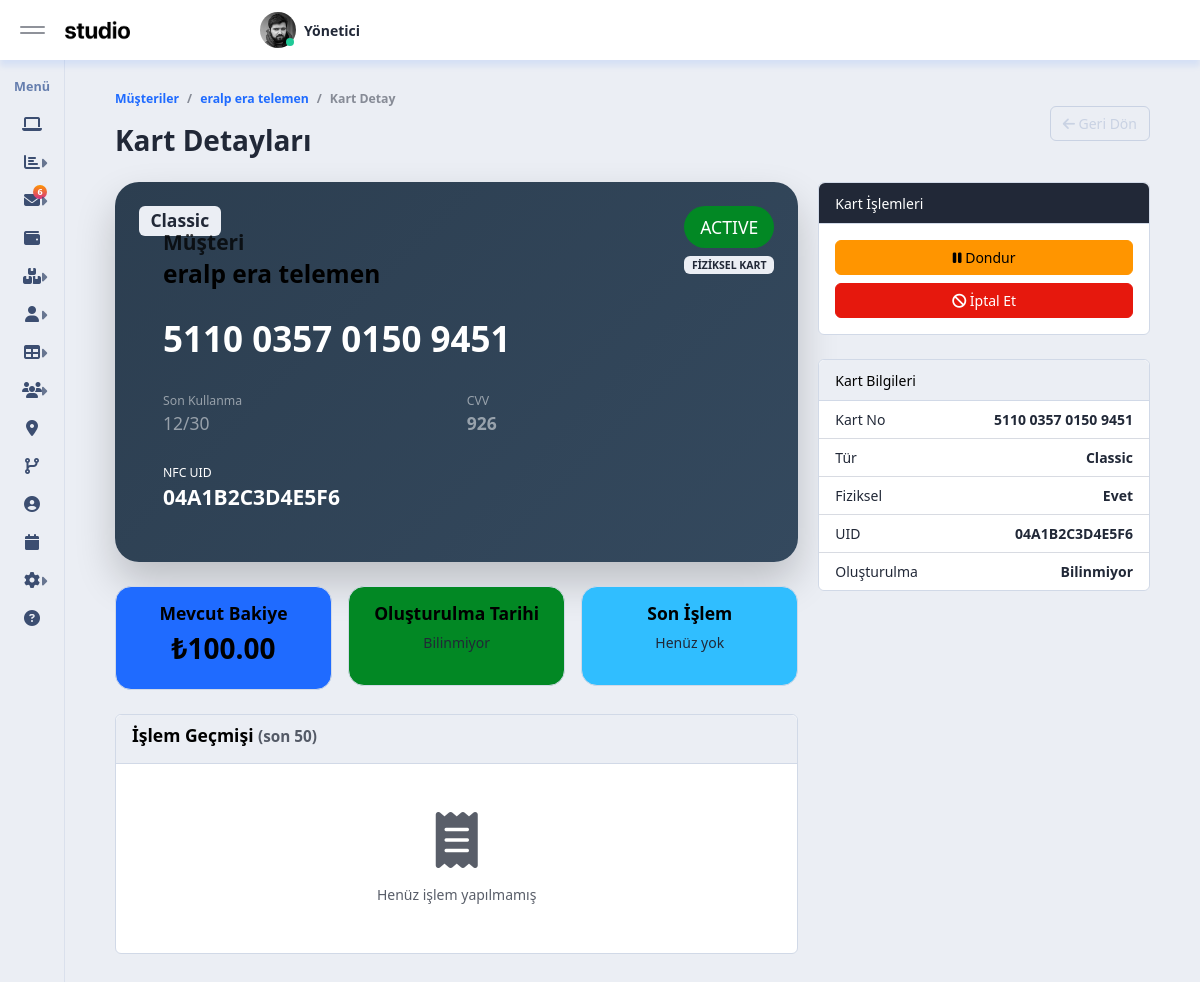
The app's page /card_detail.php?card_id=13 (signed in) with its own data.
### tables this page shows
CREATE TABLE IF NOT EXISTS `customer_cards` (
  `id` int NOT NULL AUTO_INCREMENT,
  `customer_id` int NOT NULL,
  `card_number` char(16) NOT NULL,
  `expiry_month` tinyint UNSIGNED NOT NULL DEFAULT '12',
  `expiry_year` smallint UNSIGNED NOT NULL DEFAULT '2030',
  `cvv` char(3) NOT NULL DEFAULT '000',
  `uid` char(14) DEFAULT NULL COMMENT 'NFC kartın gerçek UID (ör: 04A1B2C3D4E5F6)',
  `balance` decimal(12,2) DEFAULT '0.00',
  `status` enum('active','passive','lost') DEFAULT 'active',
  `issued_at` datetime DEFAULT CURRENT_TIMESTAMP,
  `is_physical` tinyint(1) DEFAULT '0' COMMENT '1 = Fiziksel kart verildi',
  `card_type_id` int DEFAULT NULL,
  PRIMARY KEY (`id`),
  UNIQUE KEY `unique_card` (`card_number`),
  KEY `customer_id` (`customer_id`),
  KEY `idx_expiry` (`expiry_year`,`expiry_month`)
);

CREATE TABLE IF NOT EXISTS `customers` (
  `id` int NOT NULL AUTO_INCREMENT,
  `name` varchar(100) DEFAULT NULL,
  `email` varchar(100) DEFAULT NULL,
  `phone` varchar(20) DEFAULT NULL,
  `address` text,
  `branch_id` int DEFAULT NULL,
  `debt_limit` decimal(10,2) DEFAULT '0.00',
  `debt_limit_enabled` tinyint(1) DEFAULT '0',
  PRIMARY KEY (`id`),
  KEY `branch_id` (`branch_id`),
  KEY `idx_customers_debt_limit` (`debt_limit`)
);

CREATE TABLE IF NOT EXISTS `card_types` (
  `id` int NOT NULL AUTO_INCREMENT,
  `name` varchar(50) NOT NULL,
  `slug` varchar(50) NOT NULL,
  `color_from` varchar(7) DEFAULT '#667eea',
  `color_to` varchar(7) DEFAULT '#764ba2',
  `max_balance` decimal(12,2) DEFAULT '10000.00',
  `benefits` text,
  `is_active` tinyint(1) DEFAULT '1',
  `created_at` datetime DEFAULT CURRENT_TIMESTAMP,
  PRIMARY KEY (`id`),
  UNIQUE KEY `slug` (`slug`)
);

### card_detail.php (the view, shortened to what this page needs)
<?php
require_once 'config_main.php';
$personnel_name = $_SESSION['personnel_username'] ?? 'Yönetici';
$card_id = (int)($_GET['card_id'] ?? 0);
$last_used   = $card['last_used'] ?? null;
$created_at  = $card['created_at'] ?? null;
$stmt = $main_db->prepare("
    SELECT cc.*, c.name as customer_name, c.phone, ct.name as type_name, ct.color_from, ct.color_to
    FROM customer_cards cc
    LEFT JOIN customers c ON cc.customer_id = c.id
    LEFT JOIN card_types ct ON cc.card_type_id = ct.id
    WHERE cc.id = ?
");
$stmt->bind_param("i", $card_id);
$stmt->execute();
$card = $stmt->get_result()->fetch_assoc();
$transactions = [];
if ($main_db->query("SHOW TABLES LIKE 'card_transactions'")->num_rows > 0) {
    $result = $main_db->query("
        SELECT * FROM card_transactions
        WHERE card_id = $card_id
        ORDER BY created_at DESC
        LIMIT 50
    ");
    if ($result) {
        $transactions = $result->fetch_all(MYSQLI_ASSOC);
    }
}
?>
<!DOCTYPE html>
<html lang="tr">
<head>
    <link href="assets/css/vendor.min.css" rel="stylesheet">
    <link href="assets/css/app.min.css" rel="stylesheet">
</head>
<body>
<div id="app" class="app app-sidebar-minified">
    <div id="header" class="app-header">
        <div class="brand">
            <div class="desktop-toggler">
                <button type="button" class="menu-toggler" data-toggle="sidebar-minify">
                    <span class="bar"></span><span class="bar"></span>
                </button>
            </div>
            <a href="index.php" class="brand-logo">
                <img src="assets/img/logo.png" class="invert-dark" alt height="20">
            </a>
        </div>
        <div class="menu">
            <div class="menu-item dropdown">
                <a href="#" data-bs-toggle="dropdown" class="menu-link">
                    <div class="menu-img online">
                        <img src="assets/img/user/user.jpg" alt class="ms-100 mh-100 rounded-circle">
                    </div>
                    <div class="menu-text"><?= htmlspecialchars($personnel_name) ?></div>
                </a>
            </div>
        </div>
    </div>
    <?php include 'sidebar.php'; ?>
    <div id="content" class="app-content">
        <div class="d-flex align-items-center mb-4">
            <div>
                <ol class="breadcrumb">
                    <li class="breadcrumb-item"><a href="customers.php">Müşteriler</a></li>
                    <li class="breadcrumb-item"><a href="customer_detail.php?id=<?= $card['customer_id'] ?>"><?= htmlspecialchars($card['customer_name']) ?></a></li>
                    <li class="breadcrumb-item active">Kart Detay</li>
                </ol>
                <h1 class="page-header mb-0">Kart Detayları</h1>
            </div>
            <div class="ms-auto">
                <a href="customer_detail.php?id=<?= $card['customer_id'] ?>" class="btn btn-outline-secondary">
                    <i class="fa fa-arrow-left"></i> Geri Dön
                </a>
            </div>
        </div>
        <div class="row">
            <div class="col-xl-8">
                <div class="card-big position-relative overflow-hidden mb-4">
                    <div class="position-absolute top-0 start-0 m-4">
                        <span class="badge bg-light text-dark fs-5"><?= htmlspecialchars($card['type_name'] ?? 'Classic') ?></span>
                    </div>
                    <div class="position-absolute top-0 end-0 m-4 text-end">
                        <div class="status-badge <?= $card['status'] == 'active' ? 'bg-success' : ($card['status'] == 'frozen' ? 'bg-warning text-dark' : 'bg-danger') ?>">
                            <?= strtoupper($card['status']) ?>
                        </div>
                        <?php if ($card['is_physical']): ?>
                            <div class="badge bg-light text-dark mt-2 d-block">FİZİKSEL KART</div>
                        <?php endif; ?>
                    </div>
                    <div class="p-5">
                        <h4 class="opacity-75 mb-1">Müşteri</h4>
                        <h3 class="fw-bold mb-4"><?= htmlspecialchars($card['customer_name']) ?></h3>
                        <div class="fs-1 fw-bold tracking-widest mb-4"><?= chunk_split($card['card_number'], 4, ' ') ?></div>
                        <div class="row text-white-50">
                            <div class="col-6"><small>Son Kullanma</small><div class="fs-5"><?= sprintf('%02d/%d', $card['expiry_month'], substr($card['expiry_year'], -2)) ?></div></div>
                            <div class="col-6"><small>CVV</small><div class="fs-5 fw-bold"><?= $card['cvv'] ?></div></div>
                        </div>
                        <?php if ($card['uid']): ?>
                            <div class="mt-4"><small>NFC UID</small><div class="fs-4 text-monospace fw-bold"><?= strtoupper($card['uid']) ?></div></div>
                        <?php endif; ?>
                    </div>
                </div>
                <div class="row g-3 mb-4">
                    <div class="col-md-4">
                        <div class="card info-card bg-primary text-white">
                            <div class="card-body text-center">
                                <h5>Mevcut Bakiye</h5>
                                <h2>₺<?= number_format($card['balance'], 2) ?></h2>
                            </div>
                        </div>
                    </div>
                    <div class="col-md-4">
                        <div class="card info-card bg-success text-white">
                            <div class="card-body text-center">
                                <h5>Oluşturulma Tarihi</h5>
                                <p><?= $created_at ? date('d.m.Y H:i', strtotime($created_at)) : 'Bilinmiyor' ?></p>
                            </div>
                        </div>
                    </div>
                    <div class="col-md-4">
                        <div class="card info-card bg-info text-white">
                            <div class="card-body text-center">
                                <h5>Son İşlem</h5>
                                <p><?= $last_used ? date('d.m.Y H:i', strtotime($last_used)) : 'Henüz yok' ?></p>
                            </div>
                        </div>
                    </div>
                </div>
                <div class="card">
                    <div class="card-header">
                        <h5>İşlem Geçmişi <small class="text-muted">(son 50)</small></h5>
                    </div>
                    <div class="card-body p-0">
                        <?php if (empty($transactions)): ?>
                            <div class="text-center py-5 text-muted">
                                <i class="fa fa-receipt fa-4x mb-3"></i><br>
                                Henüz işlem yapılmamış
                            </div>
                        <?php endif; ?>
                    </div>
                </div>
            </div>
            <div class="col-xl-4">
                <div class="card mb-4">
                    <div class="card-header bg-dark text-white">Kart İşlemleri</div>
                    <div class="card-body">
                        <?php if ($card['status'] === 'active'): ?>
                            <button class="btn btn-warning w-100 mb-2" onclick="cardAction('freeze_card')"><i class="fa fa-pause"></i> Dondur</button>
                            <button class="btn btn-danger w-100" onclick="cardAction('cancel_card')"><i class="fa fa-ban"></i> İptal Et</button>
                        <?php elseif ($card['status'] === 'frozen'): ?>
                            <button class="btn btn-success w-100" onclick="cardAction('unfreeze_card')"><i class="fa fa-play"></i> Aktifleştir</button>
                        <?php elseif ($card['status'] === 'cancelled'): ?>
                            <button class="btn btn-info w-100" onclick="cardAction('reactivate_card')"><i class="fa fa-redo"></i> Yeniden Aktif</button>
                        <?php endif; ?>
                    </div>
                </div>
                <div class="card">
                    <div class="card-header">Kart Bilgileri</div>
                    <ul class="list-group list-group-flush">
                        <li class="list-group-item d-flex justify-content-between"><span>Kart No</span> <strong><?= chunk_split($card['card_number'], 4, ' ') ?></strong></li>
                        <li class="list-group-item d-flex justify-content-between"><span>Tür</span> <strong><?= htmlspecialchars($card['type_name'] ?? 'Bilinmiyor') ?></strong></li>
                        <li class="list-group-item d-flex justify-content-between"><span>Fiziksel</span> <strong><?= $card['is_physical'] ? 'Evet' : 'Hayır' ?></strong></li>
                        <li class="list-group-item d-flex justify-content-between"><span>UID</span> <strong><?= $card['uid'] ? strtoupper($card['uid']) : '-' ?></strong></li>
                        <li class="list-group-item d-flex justify-content-between"><span>Oluşturulma</span> <strong><?= $created_at ? date('d.m.Y H:i', strtotime($created_at)) : 'Bilinmiyor' ?></strong></li>
                    </ul>
                </div>
            </div>
        </div>
    </div>
</div>
</body>
</html>

### records on screen
customer_cards: customer.name "eralp era telemen", card_type.name "Classic", status "ACTIVE", card_number "5110 0357 0150 9451", expiry_month "12", expiry_year "30", cvv "926", uid "04A1B2C3D4E5F6", balance "100.00"

### other values on screen
$personnel_name "Yönetici"
